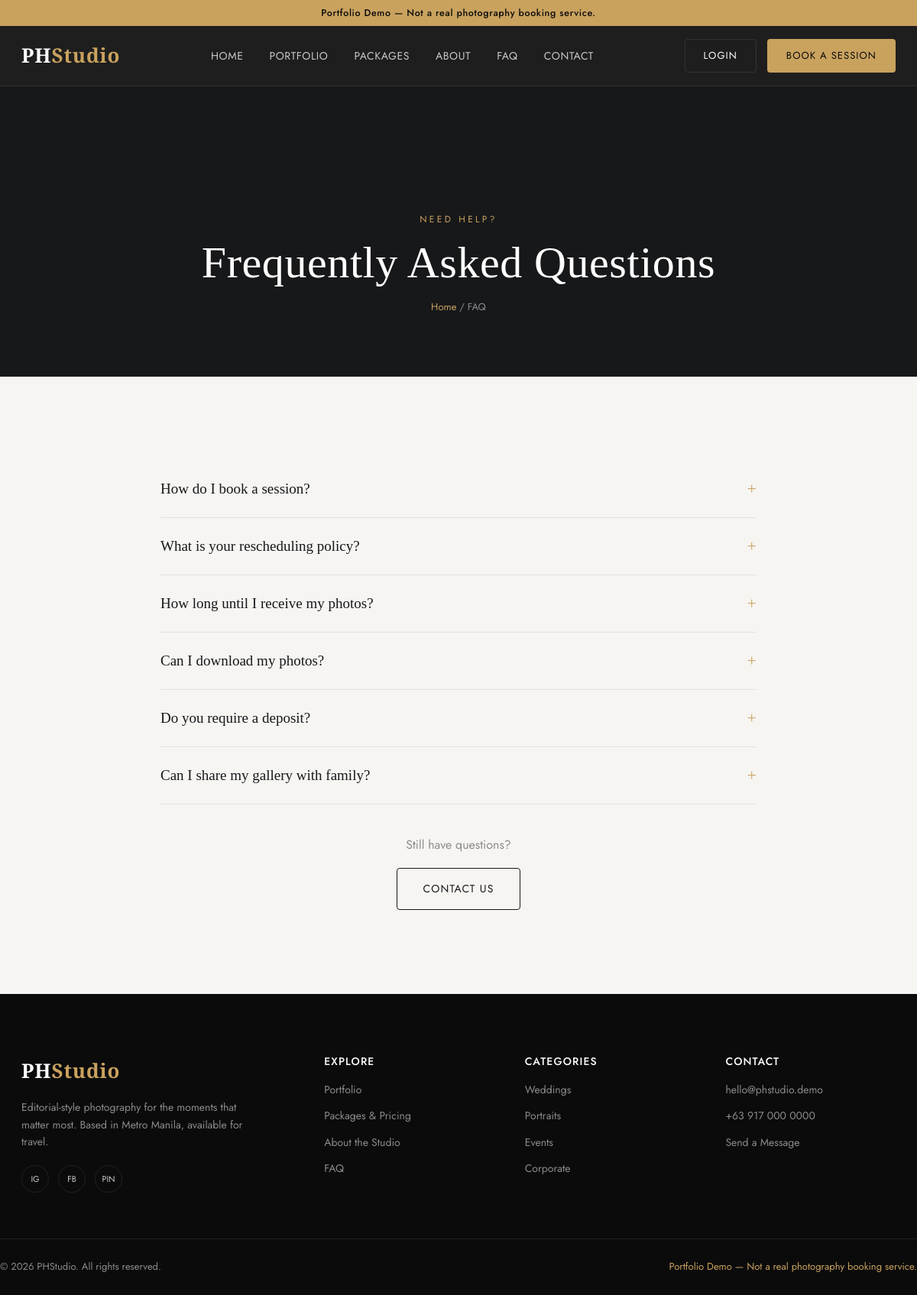
/backend/faq.php, run on the app's committed database.
### tables this page shows
CREATE TABLE faqs (
    id              INT UNSIGNED AUTO_INCREMENT PRIMARY KEY,
    question        VARCHAR(255) NOT NULL,
    answer          TEXT NOT NULL,
    sort_order      INT UNSIGNED DEFAULT 0
);

### backend/includes/functions.php (called while the page is built, shortened)
<?php
require_once __DIR__ . '/../config/db.php';
function e(?string $value): string
{
    return htmlspecialchars($value ?? '', ENT_QUOTES, 'UTF-8');
}
function base_url(string $path = ''): string
{
    return APP_URL . '/' . ltrim($path, '/');
}

### backend/config/db.php (called while the page is built, shortened)
<?php
function db(): PDO
{
    static $pdo = null;
    $dsn = sprintf(
        'mysql:host=%s;port=%s;dbname=%s;charset=utf8mb4',
        DB_HOST,
        DB_PORT,
        DB_NAME
    );
    try {
        $pdo = new PDO($dsn, DB_USER, DB_PASS, [
            PDO::ATTR_ERRMODE            => PDO::ERRMODE_EXCEPTION,
            PDO::ATTR_DEFAULT_FETCH_MODE => PDO::FETCH_ASSOC,
            PDO::ATTR_EMULATE_PREPARES   => false,
        ]);
    } catch (PDOException $e) {
        if (APP_DEBUG) {
            die('Database connection failed: ' . $e->getMessage());
        }
        die('We are experiencing a temporary issue. Please try again shortly.');
    }
    return $pdo;
}

### backend/faq.php (the view, shortened to what this page needs)
<?php
require_once __DIR__ . '/includes/functions.php';
$faqs = db()->query('SELECT * FROM faqs ORDER BY sort_order')->fetchAll();
require __DIR__ . '/includes/header.php';
?>
<section class="page-hero">
  <div class="container">
    <span class="eyebrow">Need Help?</span>
    <h1>Frequently Asked Questions</h1>
    <div class="breadcrumb"><a href="<?= base_url('index.php') ?>">Home</a> / FAQ</div>
  </div>
</section>
<section class="section">
  <div class="container">
    <div class="faq-list reveal">
      <?php foreach ($faqs as $faq): ?>
        <div class="faq-item">
          <button class="faq-question">
            <span><?= e($faq['question']) ?></span>
            <span class="icon">+</span>
          </button>
        </div>
      <?php endforeach; ?>
    </div>
    <div class="text-center mt-40">
      <p style="color:var(--grey);margin-bottom:18px;">Still have questions?</p>
      <a href="<?= base_url('contact.php') ?>" class="btn btn-outline-dark btn-lg">Contact Us</a>
    </div>
  </div>
</section>
<?php require __DIR__ . '/includes/footer.php'; ?>

### backend/assets/css/style.css (style rules this page uses)
:root { --black: #0b0b0c; --charcoal: #17181a; --charcoal-light: #232426; --off-white: #f7f5f2; --white: #ffffff; --gold: #c9a25e; --gold-light: #e3c890; --grey: #8b8b8d; --grey-light: #c9c9cb; --line: rgba(255,255,255,0.09); --line-dark: rgba(0,0,0,0.08); --font-serif: 'Cormorant Garamond', serif; --font-sans: 'Jost', sans-serif; --radius: 4px; --transition: 0.35s cubic-bezier(.25,.8,.25,1); --container: 1240px; }
* { box-sizing: border-box; margin: 0; padding: 0; }
html { scroll-behavior: smooth; }
body { font-family: var(--font-sans); background: var(--off-white); color: var(--charcoal); line-height: 1.6; -webkit-font-smoothing: antialiased; overflow-x: hidden; }
a { text-decoration: none; color: inherit; }
.container { max-width: var(--container); margin: 0 auto; padding: 0 28px; }
h1, h2, h3, h4 { font-family: var(--font-serif); font-weight: 500; letter-spacing: 0.01em; line-height: 1.15; }
.eyebrow { display: inline-block; font-family: var(--font-sans); font-size: 12px; letter-spacing: 0.28em; text-transform: uppercase; color: var(--gold); margin-bottom: 14px; }
.btn { display: inline-block; padding: 11px 24px; font-size: 13px; letter-spacing: 0.08em; text-transform: uppercase; border-radius: var(--radius); border: 1px solid transparent; cursor: pointer; transition: all var(--transition); font-family: var(--font-sans); text-align: center; }
.btn-outline-dark { border-color: var(--charcoal); color: var(--charcoal); }
.btn-lg { padding: 15px 34px; font-size: 14px; }
.section { padding: 110px 0; }
.reveal { opacity: 0; transform: translateY(28px); transition: opacity .8s ease, transform .8s ease; }
.reveal.is-visible { opacity: 1; transform: translateY(0); }
.faq-list { max-width: 780px; margin: 0 auto; }
.faq-item { border-bottom: 1px solid var(--line-dark); }
.faq-question { width: 100%; text-align: left; background: none; border: none; padding: 24px 0; font-family: var(--font-serif); font-size: 19px; display: flex; justify-content: space-between; align-items: center; cursor: pointer; color: var(--charcoal); }
.faq-question .icon { color: var(--gold); font-size: 22px; transition: transform var(--transition); }
.page-hero { padding: 160px 0 80px; background: var(--charcoal); color: var(--white); text-align: center; }
.page-hero .eyebrow { color: var(--gold); }
.page-hero h1 { font-size: clamp(36px, 5vw, 58px); }
.breadcrumb { color: var(--grey); font-size: 13px; margin-top: 14px; }
.breadcrumb a { color: var(--gold); }
.text-center { text-align: center; }
.mt-40 { margin-top: 40px; }

### data on the page
faqs: question "How do I book a session?"
faqs: question "What is your rescheduling policy?"
faqs: question "How long until I receive my photos?"
faqs: question "Can I download my photos?"
faqs: question "Do you require a deposit?"
faqs: question "Can I share my gallery with family?"
